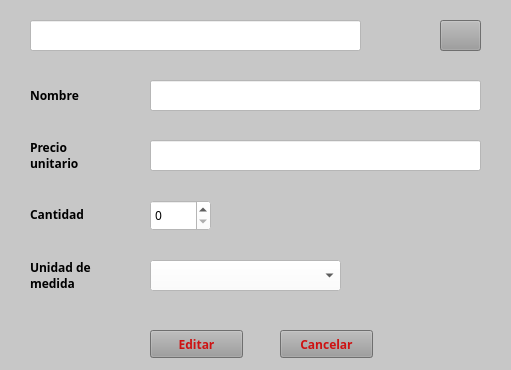
<?xml version="1.0" encoding="UTF-8"?>
<ui version="4.0">
 <class>MainWindow</class>
 <widget class="QMainWindow" name="MainWindow">
  <property name="geometry">
   <rect>
    <x>0</x>
    <y>0</y>
    <width>511</width>
    <height>370</height>
   </rect>
  </property>
  <property name="windowTitle">
   <string>Editar producto</string>
  </property>
  <property name="windowIcon">
   <iconset>
    <normaloff>../iconos/m.ico</normaloff>../iconos/m.ico</iconset>
  </property>
  <property name="styleSheet">
   <string notr="true">background-color: rgb(199, 199, 199);</string>
  </property>
  <widget class="QWidget" name="centralwidget">
   <widget class="QSpinBox" name="spinBox_2">
    <property name="geometry">
     <rect>
      <x>150</x>
      <y>200</y>
      <width>61</width>
      <height>31</height>
     </rect>
    </property>
    <property name="font">
     <font>
      <family>Franklin Gothic Book</family>
      <pointsize>9</pointsize>
     </font>
    </property>
    <property name="styleSheet">
     <string notr="true">background-color: rgb(255, 255, 255);</string>
    </property>
   </widget>
   <widget class="QLabel" name="label_6">
    <property name="geometry">
     <rect>
      <x>30</x>
      <y>80</y>
      <width>81</width>
      <height>31</height>
     </rect>
    </property>
    <property name="font">
     <font>
      <family>Franklin Gothic Book</family>
      <pointsize>9</pointsize>
      <weight>75</weight>
      <bold>true</bold>
     </font>
    </property>
    <property name="text">
     <string>Nombre</string>
    </property>
   </widget>
   <widget class="QLineEdit" name="le_3">
    <property name="geometry">
     <rect>
      <x>150</x>
      <y>80</y>
      <width>331</width>
      <height>31</height>
     </rect>
    </property>
    <property name="font">
     <font>
      <family>Franklin Gothic Book</family>
      <pointsize>9</pointsize>
     </font>
    </property>
    <property name="styleSheet">
     <string notr="true">background-color: rgb(255, 255, 255);</string>
    </property>
   </widget>
   <widget class="QLineEdit" name="le_5">
    <property name="geometry">
     <rect>
      <x>150</x>
      <y>140</y>
      <width>331</width>
      <height>31</height>
     </rect>
    </property>
    <property name="font">
     <font>
      <family>Franklin Gothic Book</family>
      <pointsize>9</pointsize>
     </font>
    </property>
    <property name="styleSheet">
     <string notr="true">background-color: rgb(255, 255, 255);</string>
    </property>
   </widget>
   <widget class="QComboBox" name="comboBox_2">
    <property name="geometry">
     <rect>
      <x>150</x>
      <y>260</y>
      <width>191</width>
      <height>31</height>
     </rect>
    </property>
    <property name="font">
     <font>
      <family>Franklin Gothic Book</family>
      <pointsize>9</pointsize>
     </font>
    </property>
    <property name="styleSheet">
     <string notr="true">background-color: rgb(255, 255, 255);</string>
    </property>
   </widget>
   <widget class="QPushButton" name="btn_2">
    <property name="geometry">
     <rect>
      <x>150</x>
      <y>330</y>
      <width>93</width>
      <height>28</height>
     </rect>
    </property>
    <property name="font">
     <font>
      <family>Franklin Gothic Book</family>
      <pointsize>9</pointsize>
      <weight>75</weight>
      <bold>true</bold>
     </font>
    </property>
    <property name="styleSheet">
     <string notr="true">background-color: rgb(155, 155, 155);
color: rgb(206, 18, 18);</string>
    </property>
    <property name="text">
     <string>Editar</string>
    </property>
   </widget>
   <widget class="QLabel" name="label_7">
    <property name="geometry">
     <rect>
      <x>30</x>
      <y>199</y>
      <width>71</width>
      <height>31</height>
     </rect>
    </property>
    <property name="font">
     <font>
      <family>Franklin Gothic Book</family>
      <pointsize>9</pointsize>
      <weight>75</weight>
      <bold>true</bold>
     </font>
    </property>
    <property name="text">
     <string>Cantidad</string>
    </property>
   </widget>
   <widget class="QPushButton" name="btn_3">
    <property name="geometry">
     <rect>
      <x>280</x>
      <y>330</y>
      <width>93</width>
      <height>28</height>
     </rect>
    </property>
    <property name="font">
     <font>
      <family>Franklin Gothic Book</family>
      <pointsize>9</pointsize>
      <weight>75</weight>
      <bold>true</bold>
     </font>
    </property>
    <property name="styleSheet">
     <string notr="true">background-color: rgb(155, 155, 155);
color: rgb(206, 18, 18);</string>
    </property>
    <property name="text">
     <string>Cancelar</string>
    </property>
   </widget>
   <widget class="QLabel" name="label_8">
    <property name="geometry">
     <rect>
      <x>30</x>
      <y>250</y>
      <width>81</width>
      <height>51</height>
     </rect>
    </property>
    <property name="font">
     <font>
      <family>Franklin Gothic Book</family>
      <pointsize>9</pointsize>
      <weight>75</weight>
      <bold>true</bold>
     </font>
    </property>
    <property name="text">
     <string>Unidad de
medida</string>
    </property>
   </widget>
   <widget class="QLineEdit" name="le">
    <property name="geometry">
     <rect>
      <x>30</x>
      <y>20</y>
      <width>331</width>
      <height>31</height>
     </rect>
    </property>
    <property name="font">
     <font>
      <family>Franklin Gothic Book</family>
      <pointsize>9</pointsize>
     </font>
    </property>
    <property name="styleSheet">
     <string notr="true">background-color: rgb(255, 255, 255);</string>
    </property>
   </widget>
   <widget class="QLabel" name="label_9">
    <property name="geometry">
     <rect>
      <x>30</x>
      <y>130</y>
      <width>71</width>
      <height>51</height>
     </rect>
    </property>
    <property name="font">
     <font>
      <family>Franklin Gothic Book</family>
      <pointsize>9</pointsize>
      <weight>75</weight>
      <bold>true</bold>
     </font>
    </property>
    <property name="text">
     <string>Precio
unitario</string>
    </property>
   </widget>
   <widget class="QPushButton" name="btn">
    <property name="geometry">
     <rect>
      <x>440</x>
      <y>20</y>
      <width>41</width>
      <height>31</height>
     </rect>
    </property>
    <property name="font">
     <font>
      <family>ITC Avant Garde Std Bk Cn</family>
      <pointsize>12</pointsize>
      <weight>75</weight>
      <bold>true</bold>
     </font>
    </property>
    <property name="styleSheet">
     <string notr="true">background-color: rgb(155, 155, 155);
color: rgb(206, 18, 18);</string>
    </property>
    <property name="text">
     <string/>
    </property>
   </widget>
  </widget>
 </widget>
 <resources/>
 <connections/>
</ui>
